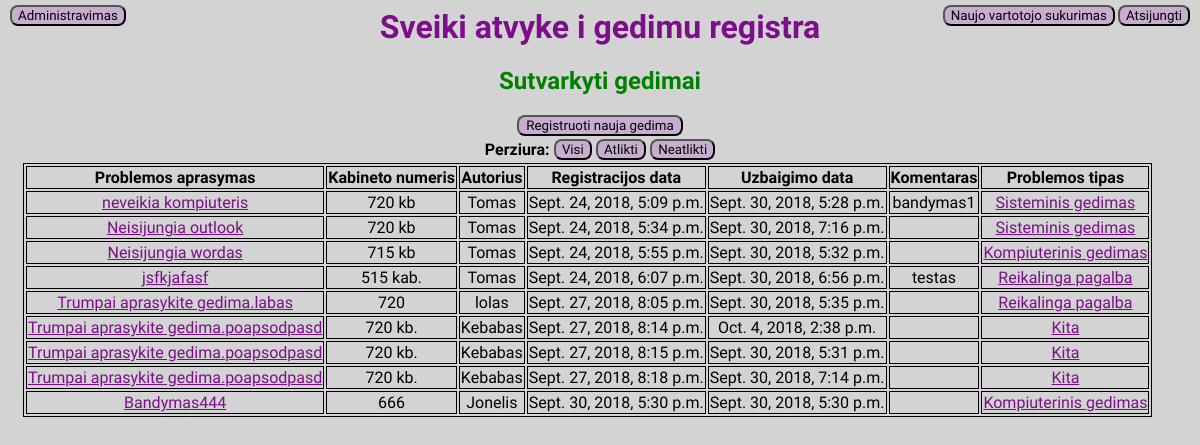
Before: /helpdesk/atlikti/ (signed in) with the older database file.
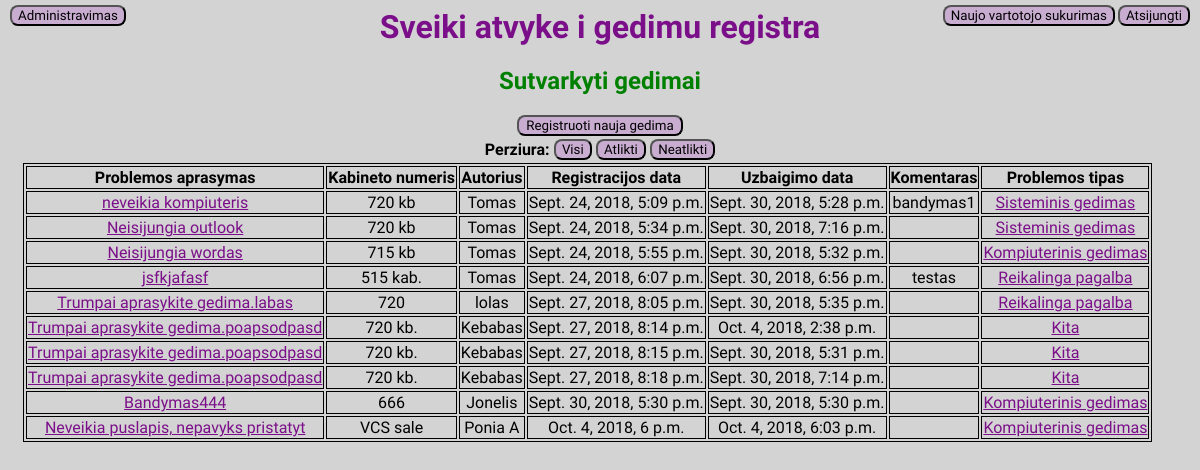
After: the same page with the newer database file.
### helpdesk/models.py (models this page shows, shortened)
class Irasas(models.Model):
    prob_tipas = models.ForeignKey(Tipas, on_delete=models.CASCADE)
    problemos_aprasymas = models.CharField(max_length=200)
    kabineto_nr = models.CharField(max_length=30)
    autorius = models.CharField(max_length=50)
    reg_data = models.DateTimeField('Iraso data')
    pab_data = models.DateTimeField('Atlikimo data', blank=True, null=True)
    komentaras = models.CharField(max_length=200)

class Tipas(models.Model):
    prob_tipas=models.CharField(max_length=30)
    def __str__(self):
        return self.prob_tipas

### helpdesk/views.py (the view)
def atlikti(request):
    if request.user.is_authenticated:
        if request.user.is_superuser:
            visas_sarasas = Irasas.objects.filter(pab_data__isnull=False).select_related('prob_tipas')
            context = {'visas_sarasas': visas_sarasas}
            return render(request, 'helpdesk/atlikti.html', context)
        else:
            visas_sarasas = Irasas.objects.filter(pab_data__isnull=False, autorius=request.user).select_related('prob_tipas')
            context = {'visas_sarasas': visas_sarasas}
            return render(request, 'helpdesk/atlikti.html', context)
    else:
        return HttpResponseRedirect('login/')

### helpdesk/templates/helpdesk/atlikti.html
{% extends 'helpdesk/index.html' %}
{% block content %}
{% if request.user.is_superuser %}
    <h2>Sutvarkyti gedimai</h2>
{% else %}
    <h2>Jusu registruoti gedimai, kurie jau sutvarkyti</h2>
{% endif %}
{% endblock %}
{% block content2 %}
<table>
    <tr>
        <th>Problemos aprasymas</th>
        <th>Kabineto numeris</th>
        <th>Autorius</th>
        <th>Registracijos data</th>
        <th>Uzbaigimo data</th>
        <th>Komentaras</th>
        <th>Problemos tipas</th>
    </tr>
    {%for item in visas_sarasas%}
    <tr>
        <td><a href="../irasai/{{item.id}}">{{item.problemos_aprasymas}}</td>
        <td>{{item.kabineto_nr}}</td>
        <td>{{item.autorius}}</td>
        <td>{{item.reg_data}}</td>
        <td>{{item.pab_data}}</td>
        <td>{{item.komentaras}}</td>
        <td><a href="../tipai/{{item.prob_tipas_id}}">{{item.prob_tipas}}</td>
    </tr>
    {%endfor%}
</table>
{% endblock %}

Changed rows visible on the page:
added Irasas: problemos_aprasymas "Neveikia puslapis, nepavyks pristatyt", kabineto_nr "VCS sale", autorius "Ponia A", reg_data "Oct. 4, 2018, 6 p.m.", pab_data "Oct. 4, 2018, 6:03 p.m.", prob_tipas "Kompiuterinis gedimas"
